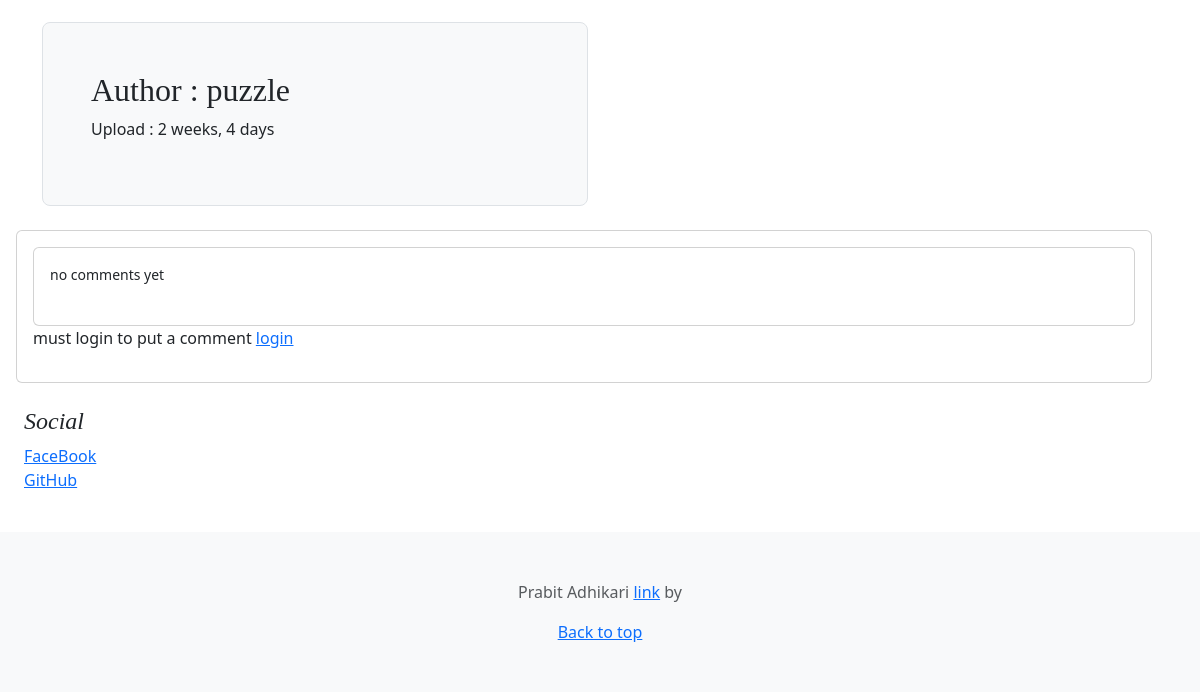
Page /blog/the-spy-one-of-the-unique-shows-1/ (lower part) on the earlier database version.
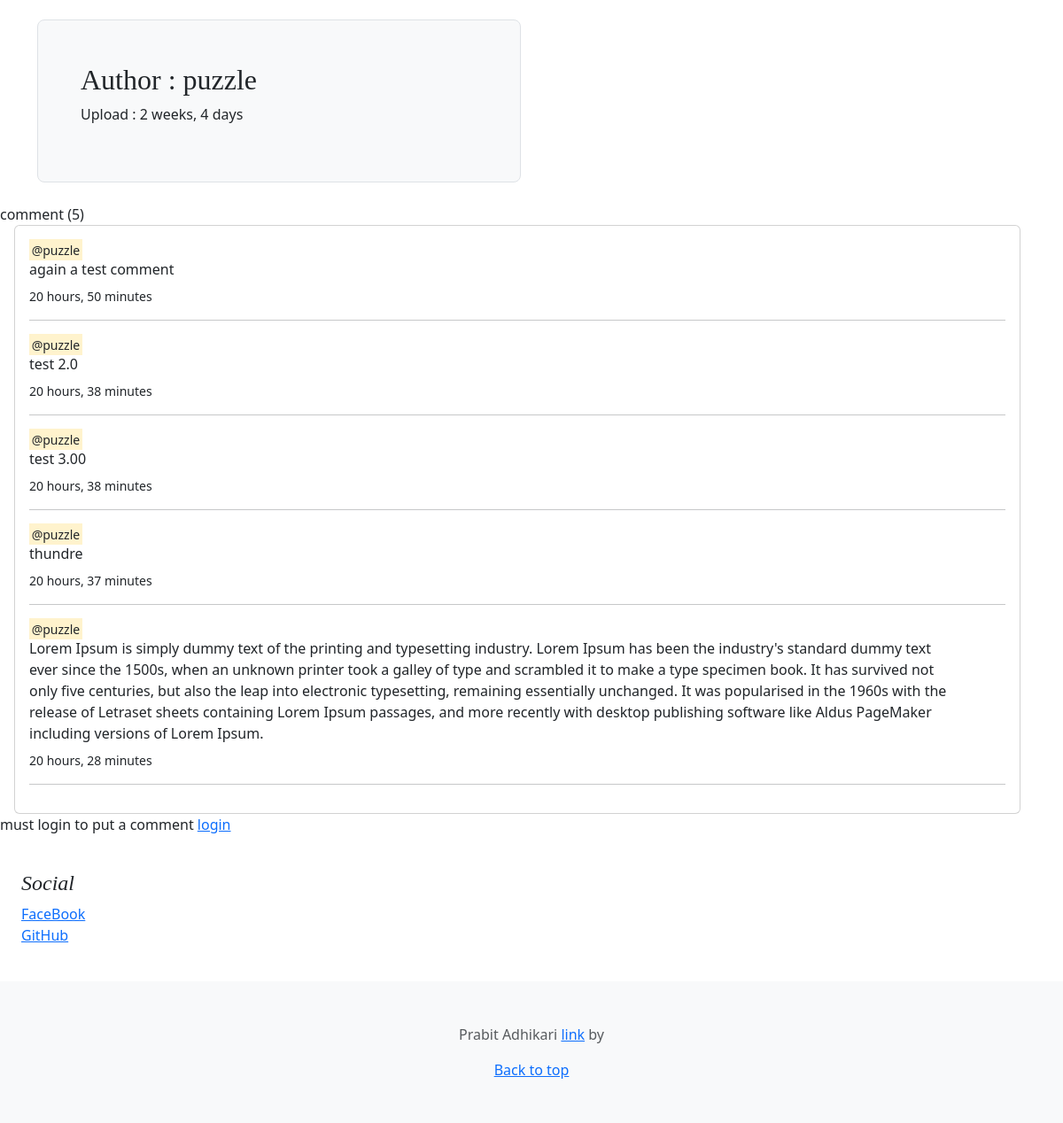
Same page on the later database version.
### about/models.py (models this page shows, shortened)
class Socials(models.Model):
    name = models.CharField(max_length=50)
    link = models.URLField(max_length=500)
    class Meta:
        verbose_name_plural = 'Social Media'

### blog/models.py (models this page shows)
class Comment(models.Model):
    user = models.ForeignKey(User, on_delete=models.CASCADE)
    blog = models.ForeignKey(Blog, on_delete=models.CASCADE)
    comment = models.TextField(max_length=250)
    created_at = models.DateTimeField(auto_now_add=True)
    updated_at = models.DateTimeField(auto_now=True)
    def __str__(self):
        return self.comment

### blog/views.py (the view, shortened to what this page needs)
# urls.py: path('blog/<slug:slug>/', views.blog, name='single_blog'),
def blog(request, slug):
        try:
            blog = get_object_or_404(Blog,  slug=slug)
            comments = Comment.objects.filter(blog=blog)
            comment_count = comments.count()
            context = {
                'blog': blog,
                'comments': comments,
                'comment_count': comment_count
                    }
            return render(request, 'blog.html', context )
        except:
             return render(request, 'error_page.html')

### blog/context_processors.py (called while the page is built)
def get_categories(request):
    categories = Category.objects.all()
    return dict(categories=categories)

def get_socials(request):
    socials = Socials.objects.all()
    return dict(socials=socials)

### blog/models.py (called while the page is built)
    def __str__(self):
        return f'{self.category_name}'

### blog/templates/blog.html (shortened to what this page needs)
{% extends 'base.html' %} {% block content %}
<main>
  <div class="container py-4">
    <div class="row align-items-md-stretch">
      <div class="col-md-6">
        <div class="h-100 p-5 bg-body-tertiary border rounded-3">
          <h2>Author : {{blog.author}}</h2>
          <p>Upload : {{blog.created_at | timesince}}</p>
        </div>
      </div>
    </div>
  </div>
  {% if comment_count %}
  <span>comment ({{comment_count}})</span>
  {% endif %}
  <div class="card p-3 ms-3 me-5">
    {% if comments %}
      {% for comment in comments %}
      <small> <mark>@{{comment.user}}</mark></small>
      <li class="list-group-item mb-2 me-5">{{comment}}</li>
        <small>{{comment.created_at | timesince }}</small>
        <hr>
        {% endfor %}
    </div>
  {% else %}
  <div class="card">
    <small class="p-3 mb-4">no comments yet</small>
  </div>
  {%endif%}
{% if user.is_authenticated %}
  <form action="" method="POST" class="m-5">
    {% csrf_token %}
    <label for="">comment</label>
    <textarea
      type="text"
      class="form-control p-4"
      placeholder="enter your comment here"
      name="comment"
    >
    </textarea>
    <input type="submit" class="btn btn-primary" value="submit" />
  </form>
  {% else %}
  <p class="text-start">must login to put a comment <a href="{% url 'login' %}">login</a></p>
  {% endif %}
</main>
{% endblock %}

### blog/templates/base.html (shortened to what this page needs)
{% load static%}
<!doctype html>
<html lang="en" data-bs-theme="auto">
  <head>
    <link
      href="https://cdn.jsdelivr.net/npm/bootstrap@5.3.8/dist/css/bootstrap.min.css"
      rel="stylesheet"
    />
    <link href="{% static 'css/blog.css' %}" rel="stylesheet" />
    <link href="{% static 'css/blog.css' %}" rel="stylesheet" />
    <link
      rel="stylesheet"
      href="https://cdnjs.cloudflare.com/ajax/libs/font-awesome/4.7.0/css/font-awesome.min.css"
    />
  </head>
  <body>
    {% block content%} {% endblock %}
    <div class="p-4">
      <h4 class="fst-italic">Social</h4>
      <ol class="list-unstyled">
        {% for account in socials %}
        <li><a href="{{account.link}}">{{account.name}}</a></li>
        {% endfor %}
      </ol>
    </div>
    <footer class="py-5 text-center text-body-secondary bg-body-tertiary">
      <p>
        Prabit Adhikari
        <a href="https://getbootstrap.com/">link</a> by
      </p>
      <p class="mb-0"><a href="#">Back to top</a></p>
    </footer>
  </body>
</html>

Differences in the rows shown:
added Comment: user "puzzle", comment "again a test comment", created_at "20 hours, 50 minutes"
added Comment: user "puzzle", comment "test 2.0", created_at "20 hours, 38 minutes"
added Comment: user "puzzle", comment "test 3.00", created_at "20 hours, 38 minutes"
added Comment: user "puzzle", comment "thundre", created_at "20 hours, 37 minutes"
added Comment: user "puzzle", comment "Lorem Ipsum is simply dummy text of the printing and typesetting industry. Lorem Ipsum has been the industry's standard dummy text ever since the 1500s, when an unknown printer took a galley of type and scrambled it to make a type specimen book. It has survived not only five centuries, but also the leap into electronic typesetting, remaining essentially unchanged. It was popularised in the 1960s with the release of Letraset sheets containing Lorem Ipsum passages, and more recently with desktop publishing software like Aldus PageMaker including versions of Lorem Ipsum.", created_at "20 hours, 28 minutes"
Other differences:
{{ comment_count }}: (not shown) → "5"
text no longer shown: "no comments yet"
text now shown: "comment ( )"
